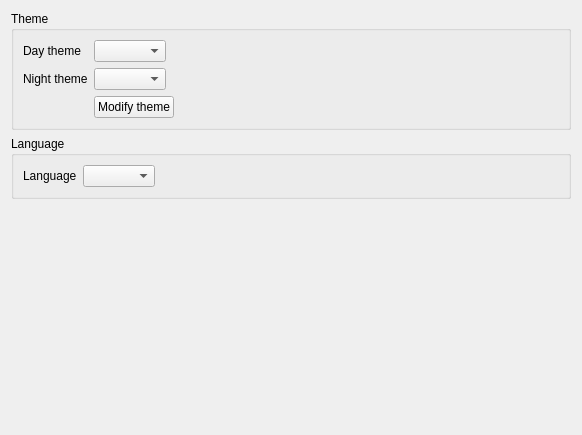
<?xml version="1.0" encoding="UTF-8"?>
<ui version="4.0">
 <class>AppearanceSettingsPanel</class>
 <widget class="QWidget" name="AppearanceSettingsPanel">
  <property name="geometry">
   <rect>
    <x>0</x>
    <y>0</y>
    <width>582</width>
    <height>435</height>
   </rect>
  </property>
  <property name="windowTitle">
   <string>Form</string>
  </property>
  <layout class="QVBoxLayout" name="verticalLayout">
   <item>
    <widget class="QGroupBox" name="groupBox">
     <property name="title">
      <string>Theme</string>
     </property>
     <layout class="QFormLayout" name="formLayout_2">
      <property name="fieldGrowthPolicy">
       <enum>QFormLayout::FieldsStayAtSizeHint</enum>
      </property>
      <item row="0" column="0">
       <widget class="QLabel" name="dayThemeLabel">
        <property name="text">
         <string>Day theme</string>
        </property>
       </widget>
      </item>
      <item row="0" column="1">
       <widget class="ComboBox" name="dayThemeComboBox"/>
      </item>
      <item row="1" column="0">
       <widget class="QLabel" name="nightThemeLabel">
        <property name="text">
         <string>Night theme</string>
        </property>
       </widget>
      </item>
      <item row="1" column="1">
       <widget class="ComboBox" name="nightThemeComboBox"/>
      </item>
      <item row="3" column="1">
       <widget class="QPushButton" name="createThemeButton">
        <property name="sizePolicy">
         <sizepolicy hsizetype="Maximum" vsizetype="Fixed">
          <horstretch>0</horstretch>
          <verstretch>0</verstretch>
         </sizepolicy>
        </property>
        <property name="text">
         <string>Modify theme</string>
        </property>
       </widget>
      </item>
     </layout>
    </widget>
   </item>
   <item>
    <widget class="QGroupBox" name="groupBox_2">
     <property name="title">
      <string>Language</string>
     </property>
     <layout class="QFormLayout" name="formLayout">
      <property name="fieldGrowthPolicy">
       <enum>QFormLayout::FieldsStayAtSizeHint</enum>
      </property>
      <item row="0" column="0">
       <widget class="QLabel" name="languageLabel">
        <property name="text">
         <string>Language</string>
        </property>
       </widget>
      </item>
      <item row="0" column="1">
       <widget class="ComboBox" name="languageComboBox">
        <property name="sizeAdjustPolicy">
         <enum>QComboBox::AdjustToContents</enum>
        </property>
       </widget>
      </item>
     </layout>
    </widget>
   </item>
   <item>
    <spacer name="verticalSpacer">
     <property name="orientation">
      <enum>Qt::Vertical</enum>
     </property>
     <property name="sizeHint" stdset="0">
      <size>
       <width>20</width>
       <height>155</height>
      </size>
     </property>
    </spacer>
   </item>
  </layout>
 </widget>
 <customwidgets>
  <customwidget>
   <class>ComboBox</class>
   <extends>QComboBox</extends>
   <header location="global">combobox.h</header>
  </customwidget>
 </customwidgets>
 <resources/>
 <connections/>
</ui>
